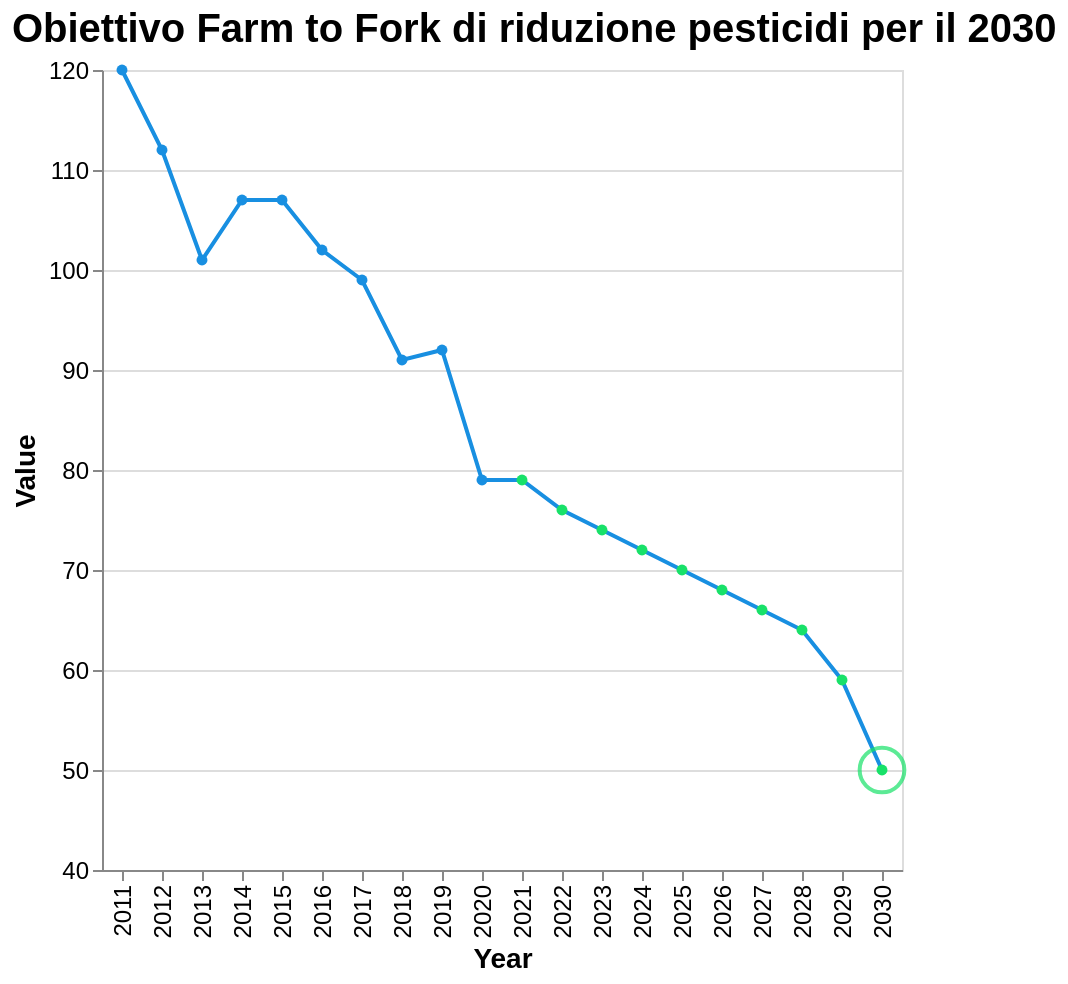

Express this chart as Vega-Lite.
### Vega-Lite specification from a JSON file in a GitHub repository (floating-point values rounded to 4 significant figures)
{"$schema": "https://vega.github.io/schema/vega-lite/v5.17.0.json", "config": {"axis": {"labelFontSize": 12, "titleFontSize": 14}, "background": "transparent", "title": {"anchor": "start", "color": "black", "fontSize": 20}}, "datasets": {"data-925f2a43ccafca2a3019bbacffb5703b": [{"Value": 120, "Year": 2011}, {"Value": 112, "Year": 2012}, {"Value": 101, "Year": 2013}, {"Value": 107, "Year": 2014}, {"Value": 107, "Year": 2015}, {"Value": 102, "Year": 2016}, {"Value": 99, "Year": 2017}, {"Value": 91, "Year": 2018}, {"Value": 92, "Year": 2019}, {"Value": 79, "Year": 2020}, {"Value": 79, "Year": 2021}, {"Value": 76, "Year": 2022}, {"Value": 74, "Year": 2023}, {"Value": 72, "Year": 2024}, {"Value": 70, "Year": 2025}, {"Value": 68, "Year": 2026}, {"Value": 66, "Year": 2027}, {"Value": 64, "Year": 2028}, {"Value": 59, "Year": 2029}, {"Value": 50, "Year": 2030}], "data-930b2a336c698bad3ed881230e2fa3a6": [{"Value": 50, "Year": 2030}]}, "height": 400, "layer": [{"data": {"name": "data-925f2a43ccafca2a3019bbacffb5703b"}, "encoding": {"color": {"condition": {"test": "(datum.Year >= 2021)", "value": "#18E169"}, "value": "#188FE1"}, "x": {"field": "Year", "type": "ordinal"}, "y": {"field": "Value", "scale": {"domain": [40, 120]}, "type": "quantitative"}}, "mark": {"point": true, "type": "line"}, "title": "Obiettivo Farm to Fork di riduzione pesticidi per il 2030"}, {"data": {"name": "data-930b2a336c698bad3ed881230e2fa3a6"}, "encoding": {"x": {"field": "Year", "type": "ordinal"}, "y": {"field": "Value", "type": "quantitative"}}, "mark": {"color": "#18E169", "size": 500, "type": "point"}}], "width": "container"}
